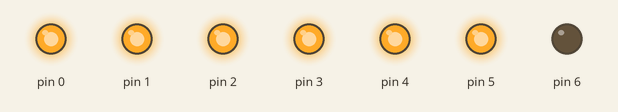
Bench run of a sketch on a simulated Arduino Uno, built with avr-gcc and run on an emulated ATmega328P. Shown: output pins drawn as LEDs (lit = HIGH).

Above: at 0.2 s.
At 1.2 s:
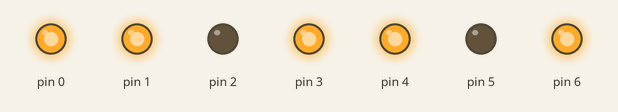
At 1.7 s:
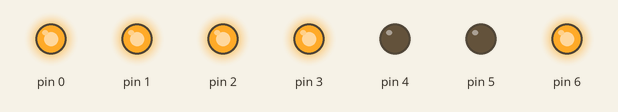
At 2.7 s:
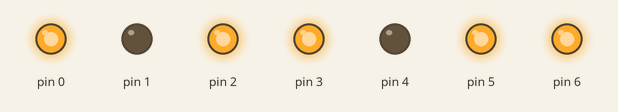
At 4.2 s:
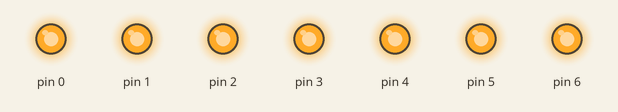
At 5.7 s:
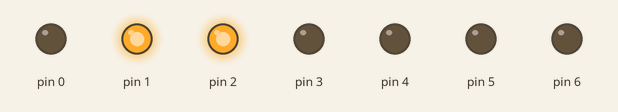
Timing chart, 0 to 6.5 s (numbered marks = the images above):
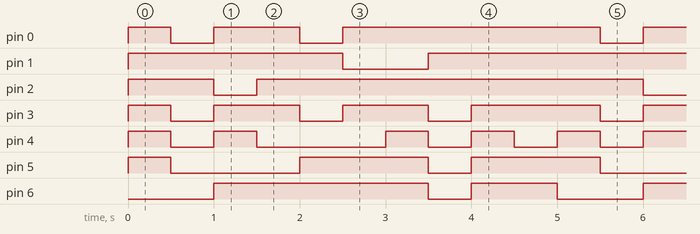

Measured:
- by itself, pin 0: repeats every 5.0 s: LOW 0.50 s, HIGH 1.0 s, LOW 0.50 s, HIGH 3.0 s
- by itself, pin 1: repeats every 5.0 s: LOW 1.0 s, HIGH 4.0 s
- by itself, pin 2: repeats every 5.0 s: LOW 0.50 s, HIGH 4.5 s
- by itself, pin 3: repeats every 5.0 s: 2 × (LOW 0.50 s, HIGH 1.0 s), LOW 0.50 s, HIGH 1.5 s
- by itself, pin 4: repeats every 5.0 s: LOW 0.50 s, HIGH 0.50 s, LOW 1.5 s, 2 × (HIGH 0.50 s, LOW 0.50 s), HIGH 0.50 s
- by itself, pin 5: repeats every 5.0 s: LOW 1.5 s, HIGH 1.5 s, LOW 0.50 s, HIGH 1.5 s
- by itself, pin 6: repeats every 5.0 s: LOW 0.50 s, HIGH 1.0 s, LOW 1.0 s, HIGH 2.5 s

The sketch:

7segment.ino
```cpp
#include<SoftwareSerial.h>

unsigned char arr[10][7] = {
  {1,1,1,1,1,1,0},
  {0,1,1,0,0,0,0},
  {1,1,0,1,1,0,1},
  {1,1,1,1,0,0,1},
  {0,1,1,0,0,1,1},
  {1,0,1,1,0,1,1},
  {1,0,1,1,1,1,1},
  {1,1,1,0,0,0,0},
  {1,1,1,1,1,1,1},
  {1,1,1,1,0,1,1}
};
int i = 0 , j = 0;
void setup()
{
  for(i = 0 ; i < 7 ; i++)
  {
    pinMode(i,OUTPUT);
  }
}
void loop()
{
  for(i = 0 ; i < 10 ; i++)
  {
    for(j = 0 ; j < 7 ; j++)
    {
      digitalWrite(j,arr[i][j]);
    }
   delay(500);
  }
}
```
